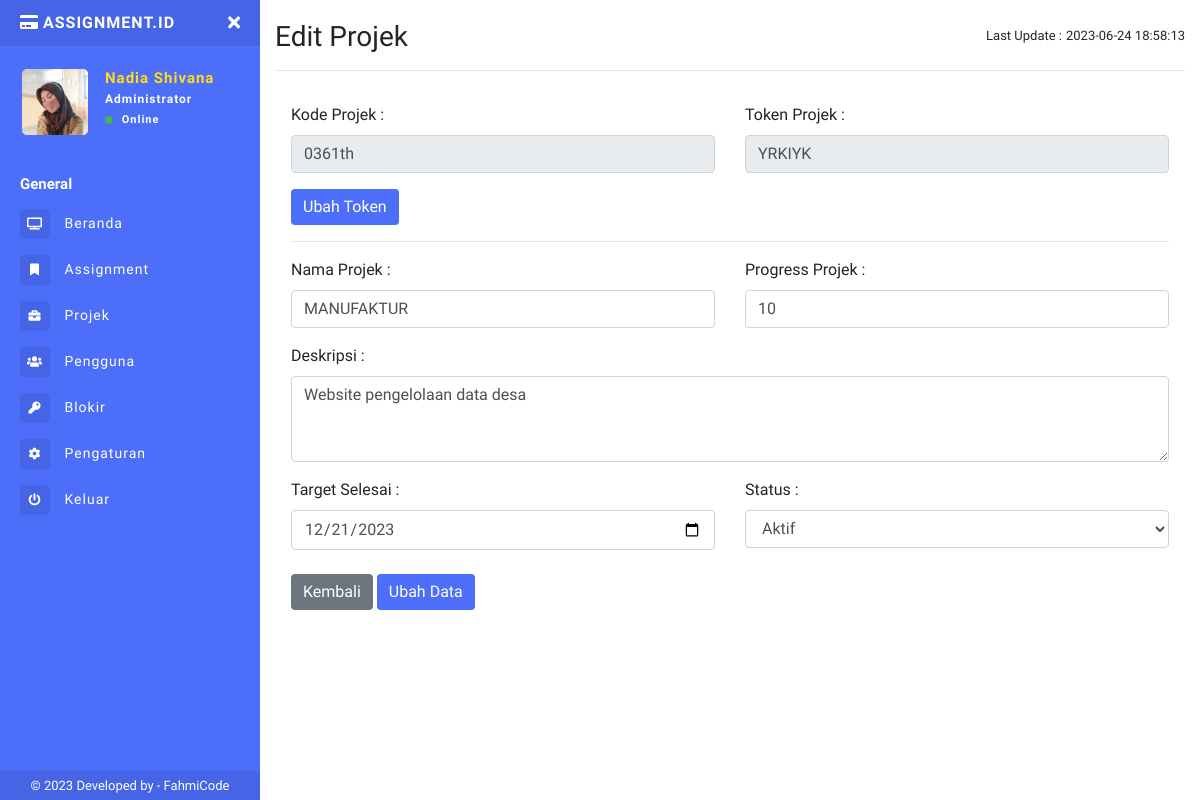
The page /app/edit-projek.php?kode=0361th (signed in) on the database its author committed.
### tables this page shows
CREATE TABLE `tb_pengguna` (
  `id` int(11) NOT NULL,
  `nama` varchar(50) NOT NULL,
  `username` varchar(30) NOT NULL,
  `password` varchar(40) NOT NULL,
  `email` varchar(50) NOT NULL,
  `tlpn` varchar(20) NOT NULL,
  `level` enum('Member','Leader','Administrator') NOT NULL,
  `logo` varchar(40) NOT NULL,
  `status` tinyint(4) NOT NULL,
  `kd_projek` varchar(20) NOT NULL,
  `created_at` timestamp NOT NULL DEFAULT current_timestamp(),
  `update_at` datetime DEFAULT NULL
);

CREATE TABLE `tb_projek` (
  `kode_projek` char(12) NOT NULL,
  `nama` varchar(50) NOT NULL,
  `deskripsi` text NOT NULL,
  `token_projek` char(6) NOT NULL,
  `progress_projek` int(5) NOT NULL,
  `target_selesai` date DEFAULT NULL,
  `status` tinyint(4) NOT NULL,
  `created_by` varchar(10) NOT NULL,
  `created_at` date DEFAULT NULL,
  `update_at` datetime DEFAULT NULL
);

### app/edit-projek.php (the view, shortened to what this page needs)
<?php
include 'sidebar.php';
$projek = "SELECT tb_pengguna.nama AS pengguna,tb_pengguna.level,tb_projek.kode_projek,tb_projek.nama AS projek,tb_projek.created_by, tb_projek.token_projek, tb_projek.deskripsi,tb_projek.progress_projek,tb_projek.target_selesai,tb_projek.status,tb_projek.created_at,tb_projek.update_at FROM tb_projek JOIN tb_pengguna ON tb_projek.created_by = tb_pengguna.id WHERE tb_projek.kode_projek= '" .  $_GET['kode'] . "'";
$run_projek = mysqli_query($conn, $projek);
if (mysqli_num_rows($run_projek) > 0) {
  $p = mysqli_fetch_object($run_projek);
?>
  <h1 class="h3 mb-0">
    Edit Projek
    <div class="float-right ml-1 mt-2" style="font-size:13px;"> <?= $p->update_at == null ? "Belum diUpdate" : $p->update_at; ?> </div>
    <div class="float-right mt-2" style="font-size:13px;">Last Update :</div>
  </h1>
  <hr>
  <div class="modal-content border-0">
    <form method="POST">
      <div class="modal-body">
        <div class="row">
          <div class="form-group col-6">
            <label class="samll">Kode Projek :</label>
            <input type="text" name="kode" value="<?= $p->kode_projek; ?>" placeholder="Masukkan Nama" class="form-control" readonly>
          </div>
          <div class="form-group col-6">
            <label class="samll">Token Projek :</label>
            <input type="text" name="token" value="<?= $p->token_projek; ?>" placeholder="Masukkan Username" class="form-control" readonly>
          </div>
        </div>
        <div class="text-left">
          <button type="submit" name="ubahtoken" class="btn btn-primary">Ubah Token</button>
        </div>
        <hr>
        <div class="row">
          <div class="form-group col-6">
            <label class="samll">Nama Projek :</label>
            <input type="text" placeholder="Masukkan Nama projek" value="<?= $p->projek; ?>" name="nama" class="form-control" required>
          </div>
          <div class="form-group col-6">
            <label class="samll">Progress Projek :</label>
            <input type="number" placeholder="Masukkan Progress" value="<?= $p->progress_projek; ?>" name="progress" class="form-control" required>
          </div>
        </div>
        <div class="form-group">
          <label class="samll">Deskripsi :</label>
          <textarea placeholder="Masukkan Deskripsi" name="deskripsi" class="form-control" cols="8" rows="3" required><?= $p->deskripsi; ?></textarea>
        </div>
        <div class="row">
          <div class="form-group col-6">
            <label class="samll">Target Selesai :</label>
            <input type="date" name="tanggal" value="<?= $p->target_selesai; ?>" class="form-control" required>
          </div>
          <div class="form-group col-6">
            <label class="samll">Status :</label>
            <select name="status" id="" class="form-control" required>
              <option value="1" <?= $p->target_status = 1 ? "selected" : ""; ?>>Aktif</option>
            </select>
          </div>
        </div>
        <div class="text-left mt-2">
          <button type="button" class="btn btn-secondary text-left" onclick="history.back(-1)">Kembali</button>
          <button type="submit" name="edit" class="btn btn-primary">Ubah Data</button>
        </div>
      </div>
    </form>
  </div>
<?php } else { ?>
  <script>
    window.location = 'projek.php'
  </script>
<?php } ?>
<?php include "footer.php" ?>

### app/sidebar.php (shortened to what this page needs)
<?php
include '../connection/koneksi.php';
$query = "SELECT * FROM tb_pengguna WHERE id = '" .  $_COOKIE['id'] . "'";
$run = mysqli_query($conn, $query);
$d = mysqli_fetch_array($run);
?>
<!DOCTYPE html>
<html>
<head>
  <link rel="stylesheet" href="https://maxcdn.bootstrapcdn.com/bootstrap/4.0.0/css/bootstrap.min.css">
  <link href="../assets/css/style.css" rel="stylesheet">
  <link href="https://use.fontawesome.com/releases/v5.0.6/css/all.css" rel="stylesheet">
  <link href="../assets/vendor/datatables/dataTables.bootstrap4.min.css" rel="stylesheet">
  <link href="../assets/vendor/datatables/responsive.bootstrap4.min.css" rel="stylesheet">
</head>
<body>
  <div class="page-wrapper chiller-theme toggled">
    <nav id="sidebar" class="sidebar-wrapper">
      <div class="sidebar-content">
        <div class="sidebar-brand">
          <a href="./"><i class="fa fa-credit-card mr-1 text-uppercase"></i>assignment.id</a>
          <div id="close-sidebar">
            <i class="fas fa-times"></i>
          </div>
        </div>
        <div class="sidebar-header">
          <div class="user-pic" style="height:70px;width:70px;">
            <img class="img-responsive img-rounded" src="../uploads/profil/<?= $d['logo']; ?>" alt="User picture">
          </div>
          <div class="user-info">
            <span class="user-name"><?= $d['nama']; ?>
            </span>
            <span class="user-role"><?= $d['level'] ?> <?= $d['level'] != 'Administrator' ? 'Team' : '' ?></span>
            <span class="user-status">
              <i class="fa fa-circle"></i>
              <span>Online</span>
            </span>
          </div>
        </div>
        <div class="sidebar-menu">
          <ul>
            <li class="header-menu">
              <span>General</span>
            </li>
            <li>
              <a href="index.php">
                <i class="fas fa-tv"></i>
                <span>Beranda</span>
              </a>
            </li>
            <li>
              <a href="info-task.php">
                <i class="fa fa-fw fa-bookmark"></i>
                <span>Assignment</span>
              </a>
            </li>
            <?php
            if ($d['level'] == "Administrator" || $d['level'] == "Leader") { ?>
              <li class="nav-item">
                <a class="nav-link collapsed" href="#" data-toggle="collapse" data-target="#collapseTwo" aria-expanded="true" aria-controls="collapseTwo">
                  <i class="fa fa-briefcase"></i>
                  <span>Projek</span>
                </a>
              </li>
            <?php } ?>
            <?php
            if ($d['level'] == "Administrator") { ?>
              <li>
                <a href="pengguna.php">
                  <i class="fas fa-users"></i>
                  <span>Pengguna</span>
                </a>
              </li>
              <li>
                <a href="daftar-blokir.php">
                  <i class="fas fa-key"></i>
                  <span>Blokir</span>
                </a>
              </li>
            <?php  }  ?>
            <li>
              <a href="pengaturan.php">
                <i class="fa fa-cog"></i>
                <span>Pengaturan</span>
              </a>
            </li>
            <li>
              <a href="#Exit" data-toggle="modal">
                <i class="fa fa-power-off"></i>
                <span>Keluar</span>
              </a>
            </li>
          </ul>
        </div>
      </div>
      <div class="sidebar-footer">
        © 2023 Developed by - <a target="_blank" rel="noopener noreferrer" href="https://fahmi965.000webhostapp.com/Portofolio.html">
          FahmiCode</a>
      </div>
    </nav>
    <main class="page-content">
      <div class="container-fluid">

### rows shown on the page
tb_pengguna: logo (picture), nama "Nadia Shivana", level "Administrator", tb_projek.update_at "2023-06-24 18:58:13", kode "0361th", token "YRKIYK", nama "MANUFAKTUR", progress "10", deskripsi "Website pengelolaan data desa", tanggal "12/21/2023"
